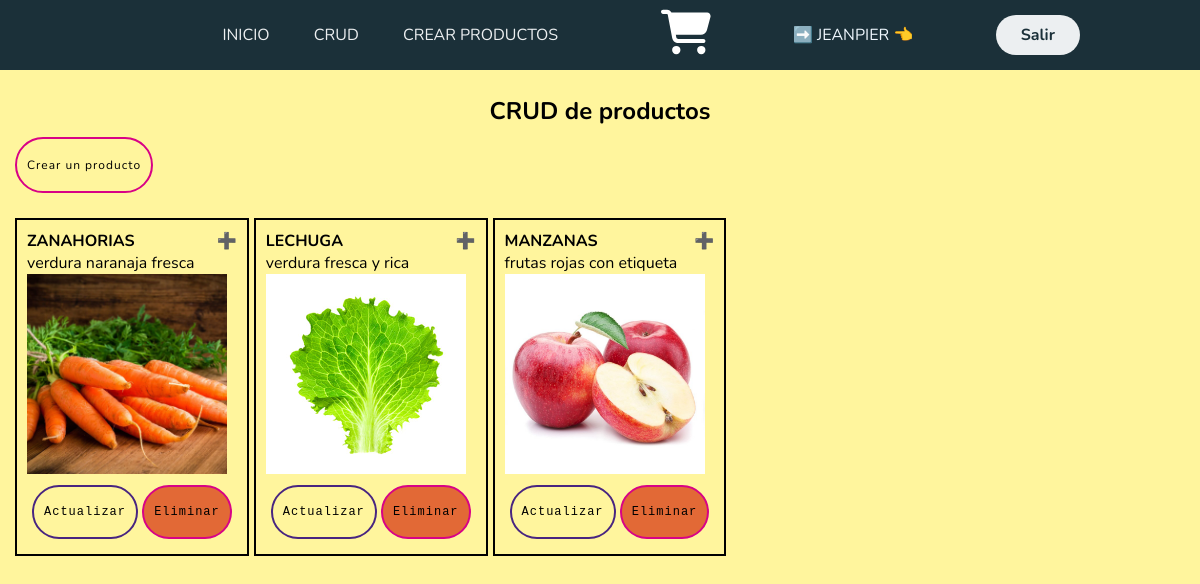
/crear (signed in), run on the app's committed database.
### crud/models.py (models this page shows)
class Producto(models.Model):
    idProducto = models.AutoField(primary_key=True)
    nombre = models.CharField(max_length=200)
    descripcion = models.TextField(max_length=500)
    precio = models.DecimalField(max_digits=10, decimal_places=2)
    imagen = models.ImageField(upload_to='images/')
    stock = models.IntegerField(default=0)

### crud/views.py (the view)
# urls.py: path('crear', views.crud_productos, name='crud_productos'),
@login_required(redirect_field_name="siguiente")
def crud_productos(request):
    if request.method == 'POST' and request.POST.get('action') == 'delete':
        producto_id = request.POST.get('producto_id')
        producto = get_object_or_404(Producto, idProducto=producto_id)
        producto.delete()
        messages.success(request, 'Producto eliminado exitosamente.')
        return redirect('crud_productos')
    productos= Producto.objects.all()
    return render(request,'index.html',{'productos':productos})

### templates/index.html (shortened to what this page needs)
{% extends 'layouts/base.html' %}
{% load static %}
{% block content %}
<!DOCTYPE html>
<html lang="en">
<head>
    <link rel="stylesheet" href="{% static 'css/productos.css' %}">
    <link rel="stylesheet" href="https://cdn.jsdelivr.net/npm/sweetalert2@11/dist/sweetalert2.min.css">
</head>
<body>
    <section>
        <h1 class="titulo">CRUD de productos</h1>
        <div class="button_slide slide_left"><a href="crear_producto">Crear un producto</a> </div>
        <div class="productos">
            {% for producto in productos %}
                <div class="producto">
                    <h4 class="title-product">{{ producto.nombre|upper }}<p class="info">➕</p></h4>
                    <p>{{ producto.descripcion }}</p>
                    <img src="{{ producto.imagen.url }}" alt="{{ producto.nombre }}" style="width: 200px; height: 200px;object-fit: cover;">
                    <div class="actions">
                        <div >
                            <a class="button_slide slide_left" id="btn-actualizar" href="{% url 'actualizar_producto' producto.idProducto %}">
                                Actualizar
                            </a>
                            <form method="post" action="" class="delete-form" style="display:inline;">
                                <button type="submit" name="action" value="delete" class="button_slide slide_left btn-eliminar">Eliminar</button>
                            </form>
                        </div>
                    </div>
                </div>
            {% endfor %}
        </div>
    </section>
</body>
</html>
{% endblock %}

### templates/layouts/base.html (shortened to what this page needs)
{% load static %}
<!DOCTYPE html>
<html lang="en">
<head>
    <link rel="stylesheet" href="{% static 'css/estilo_base.css' %}">
<body>
    <header class="header">
        <nav>
           <ul class="nav-links">
                <li><a href="{% url 'home' %}" id="inicio" aria-current="page">INICIO</a></li>
                <li><a href="/crear">CRUD</a></li>
                <li><a href="/crear_producto">CREAR PRODUCTOS</a></li>
           </ul>
        </nav>
        <a class="carrito" href="#"><img src="{% static 'images/cart-shopping-solid.svg' %}" alt=""></a>
        {% if request.user.is_authenticated %}
            <span style="color: aliceblue;">➡️ {{ user.username|upper }}  👈</span>
            <li id="btn-salir"><a class="btn" href="{% url 'exit' %}"><button>Salir</button></a></li>
        {% else %}
            <a class="btn" href="{% url 'login' %}"><button id="openModal">INGRESAR</button></a>
        {% endif %}
    </header>
{% block content %}
{% endblock %}
</body>
</html>

### static/css/estilo_base.css (style rules this page uses)
* { box-sizing: border-box; margin: 0; padding: 0; font-family: 'Nunito', sans-serif; }
.carrito { color: white; }
.carrito img { height: 50px; width: 50px; filter: invert(100%); }
.header { width: 100%; background-color: #1b3039; display: flex; justify-content: space-between; align-items: center; height: 70px; padding: 5px 10%; z-index: 1050; position: relative; }
.header .nav-links { list-style: none; }
.header .nav-links li { display: inline-block; padding: 0 20px; }
#btn-salir { list-style: none }
.header .nav-links a { font-size: 700; color: #eceff1; text-decoration: none; }
.header .btn button { font-weight: 700; color: #1b3039; padding: 9px 25px; background: #eceff1; border: none; border-radius: 50px; cursor: pointer; transition: all 0.3s ease 0s; }
button { padding: 10px 20px; font-size: 16px; cursor: pointer; background-color: #e26936; color: white; border: none; border-radius: 5px; transition: background-color 0.3s; }

### static/css/productos.css (style rules this page uses)
body { background-color: #fff59d; }
section { padding: 15px; }
h1 { margin: 10px; display: flex; justify-content: center; }
.productos { display: flex; margin-top: 25px; justify-content: baseline; }
.producto { padding: 10px; border: 2px solid #000000; margin-right: 5px; }
.title-product { display: flex; justify-content: center; }
.title-product p { margin-left: auto; cursor: pointer; }
#btn-actualizar { border: 2px solid rgb(72, 37, 128); }
.actions { padding: 5px; }
.button_slide { color: #000000; text-decoration: none; border: 2px solid rgb(216, 2, 134); border-radius: 50px; padding: 18px 10px; display: inline-block; font-family: "Lucida Console", Monaco, monospace; font-size: 12px; letter-spacing: 1px; cursor: pointer; box-shadow: inset 0 0 0 0 #848a8f; -webkit-transition: ease-out 0.4s; -moz-transition: ease-out 0.4s; transition: ease-out 0.4s; }
.button_slide a { text-decoration: none; color: #000000; }

### data on the page
Producto: nombre "ZANAHORIAS", descripcion "verdura naranaja fresca", imagen (picture)
Producto: nombre "LECHUGA", descripcion "verdura fresca y rica", imagen (picture)
Producto: nombre "MANZANAS", descripcion "frutas rojas con etiqueta", imagen (picture)

### other printed values
{{ user.username|upper }} "JEANPIER"
